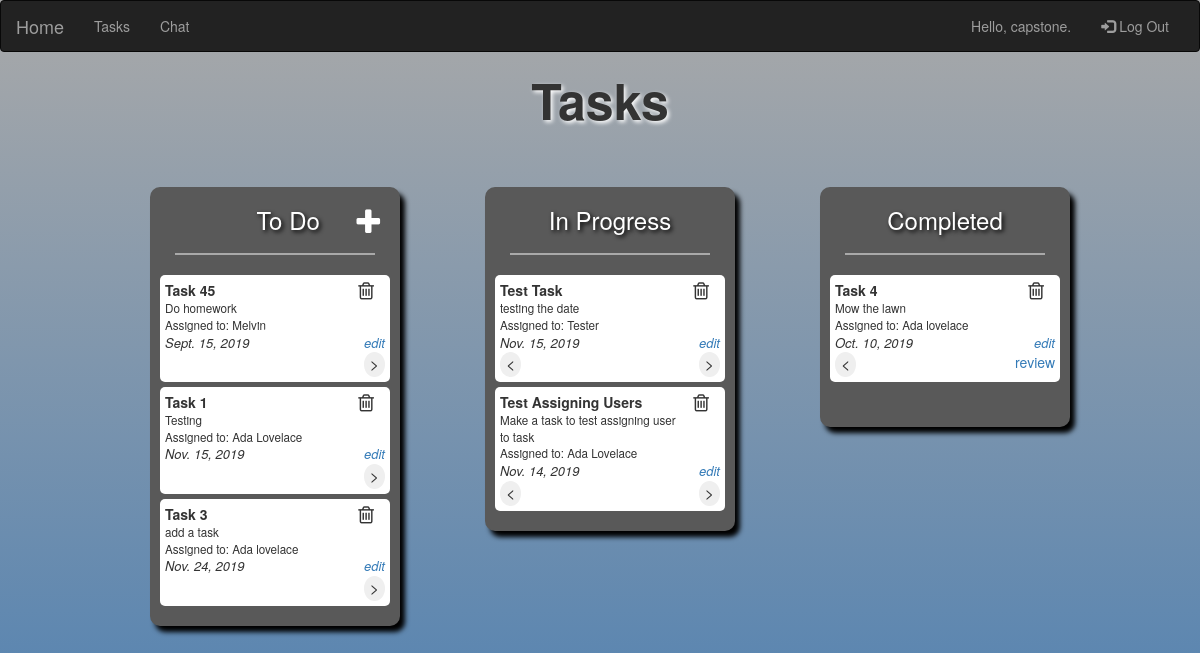
Page /tasks/ (signed in) on the committed database.
### tasks/models.py (models this page shows, shortened)
class TodoItem(models.Model):
    content = models.TextField()
    title = models.TextField(default='')
    date = models.DateField(auto_now_add=False, auto_now=False)
    user = models.TextField(default='Self')
    status = models.TextField(default="todo")

### tasks/views.py (the view)
# urls.py: path('tasks/', taskView),
def taskView(request):
    if not request.user.is_authenticated:
        return render(request, 'login/signin.html')
    todo_items = TodoItem.objects.filter(status="todo")
    todo_inProgress = TodoItem.objects.filter(status="inProgress")
    todo_completed = TodoItem.objects.filter(status="completed")
    return render(request, 'tasks.html',
                  {'todo': todo_items, 'inProgress': todo_inProgress, 'completed': todo_completed})

### csc394/templates/tasks.html (shortened to what this page needs)
<!DOCTYPE html>
<html>
<head>
    {% load staticfiles %}
    <link rel="stylesheet" type="text/css" href="{% static '/tasks/style.css' %}" />
    <link rel="stylesheet" href="https://maxcdn.bootstrapcdn.com/bootstrap/3.3.6/css/bootstrap.min.css">
    <link rel="stylesheet" href="https://cdnjs.cloudflare.com/ajax/libs/font-awesome/4.7.0/css/font-awesome.min.css">
</head>
<body style="height: 100vh; background: linear-gradient(to bottom , #a9a9a9 0%, #4C7FB2 100%)">
    <nav class="navbar navbar-inverse">
        <div class="container-fluid">
            <div class="navbar-header">
                <a class="navbar-brand" href="{% url 'login:dashboard' %}">Home</a>
            </div>
            <div class="collapse navbar-collapse" id="topNavBar">
                <ul class="nav navbar-nav">
                    <li class=""><a href="{% url 'login:taskview' %}">Tasks</a></li>
                    <li class=""><a href="{% url 'login:index' %}">Chat</a></li>
                </ul>
                <ul class="nav navbar-nav navbar-right">
                    <li class="navbar-text">Hello, {{ user.get_username }}.</a></li>
                    <li><a href="{% url 'login:logout_user' %}"><span class="glyphicon glyphicon-log-in"></span> Log
                            Out</a></li>
                </ul>
            </div>
        </div>
    </nav>
    <h1>Tasks</h1>
    <div class="task-list" id="todo">
        <header style="float: right; margin-right: 20px; margin-top: 10px;">
            <p id="open-popup-1"><i style=" font-size:30px; margin-top: 10px; color: white;" class="fa">&#xf067;</i></p>
        </header>
        <h3 style="margin-left: 70px; color: white;">To Do</h3>
        <hr>
        {% for todo_item in todo%}
        <div class="todo-task" id="taskBlock" style="min-height: xxx; overflow: hidden;">
            <div class="task-header">
                {{ todo_item.title}}
                <form action="/deleteTodo/{{todo_item.id}}/" style="float: right;" method="post">
                    <input type="submit" class="fa" value="&#xf014; "
                        style="font-size: 20px; background-color: white; border: white;" />
                </form>
            </div>
            <div class="task-description">{{ todo_item.content}}</div>
            <div class="task-assignee">Assigned to: {{ todo_item.user }}</div>
            <div class="task-date">
                {{ todo_item.date}}
                <a href="/tasks/{{todo_item.id}}/" style="float: right;">edit</a>
            </div>
            <form action='/changeStatus/{{todo_item.id}}/' method="post" style="clear: both; float: right;">
                <button type="submit" style="border-radius: 50%; border: black; font-size: medium;"> > </button>
            </form>
        </div>
        {% endfor %}
    </div>
    <div class="task-list" id="inProgress">
        <h3 style="color: white;">In Progress</h3>
        <hr>
        {% for items in inProgress%}
        <div class="todo-task" id="taskBlock" style="min-height: xxx; overflow: hidden;">
            <div class="task-header">
                {{ items.title}}
                <form action="/deleteTodo/{{items.id}}/" style="float: right;" method="post">
                    <input type="submit" class="fa" value="&#xf014; "
                        style="font-size: 20px; background-color: white; border: white;" />
                </form>
            </div>
            <div class="task-description">{{ items.content}}</div>
            <div class="task-assignee">Assigned to: {{ items.user }}</div>
            <div class="task-date">
                {{ items.date}}
                <a href="/tasks/{{items.id}}/" style="float: right;">edit</a>
            </div>
            <form action='/changeStatus/{{items.id}}/' method="post" style="clear:both; float:left; width: 50px;">
                <button class="buttons" type="submit"
                    style="display: inline-block; border-radius: 50%; border: black; font-size: medium;">
                    < </i> </button> <input type="hidden" value="todo" name="status" />
            </form>
            <form action='/changeStatus/{{items.id}}/' method="post" style="float:right;">
                <button class=" buttons" type="submit" style="border-radius: 50%; border: black; font-size: medium;">
                    >
                </button>
            </form>
        </div>
        {% endfor %}
    </div>
    <div class="task-list" id="completed">
        <h3 style="color: white;">Completed</h3>
        <hr>
        {% for items in completed%}
        <div class="todo-task" id="taskBlock" style="min-height: xxx; overflow: hidden;">
            <div class="task-header">
                {{ items.title}}
                <form action="/deleteTodo/{{items.id}}/" style="float: right;" method="post">
                    <input type="submit" class="fa" value="&#xf014; "
                        style="font-size: 20px; background-color: white; border: white;" />
                </form>
            </div>
            <div class="task-description">{{ items.content}}</div>
            <div class="task-assignee">Assigned to: {{ items.user }}</div>
            <div class="task-date">
                {{ items.date}}
                <a href="/tasks/{{items.id}}/" style="float: right;">edit</a>
            </div>
            <a href="/reviews/{{items.id}}/" style="float: right;">review</a>
            <form action='/changeStatus/{{items.id}}/' method="post" style="float: left;">
                <button type='submit' style="border-radius: 50%; border: black; font-size: medium;">
                    < </button> <input type="hidden" value="inProgress" name="status" />
            </form>
        </div>
        {% endfor %}
    </div>
</body>
</html>

### static/tasks/style.css (style rules this page uses)
body { background-color: cornflowerblue; }

### csc394/templates/tasks.html (style rules this page uses)
#todo { width: 250px; float: left; margin-top: 50px; margin-right: 80px; margin-left: 150px; background-color: #d3d3d3; min-height: 240px; border-radius: 10px; padding-bottom: 15px; box-shadow: 5px 6px 5px black; background-color: #595959; }
#inProgress { width: 250px; float: left; margin-top: 50px; margin-right: 80px; margin-left: 5px; background-color: #d3d3d3; min-height: 240px; border-radius: 10px; padding-bottom: 15px; box-shadow: 5px 6px 5px black; background-color: #595959; }
#completed { width: 250px; float: left; margin-top: 50px; margin-right: 5px; margin-left: 5px; background-color: #d3d3d3; min-height: 240px; border-radius: 10px; padding-bottom: 15px; box-shadow: 5px 6px 5px black; background-color: #595959; }
.todo-task { border-radius: 5px; background-color: #ffffff; width: 230px; margin: 5px; padding: 5px; }
.todo-task { margin-left: 10px; }
.todo-task>.task-header { font-weight: bold; }
.todo-task>.task-date { font-size: small; font-style: italic; }
.todo-task>.task-description { font-size: smaller; }
.todo-task>.task-assignee { font-size: smaller; }
h1 { text-align: center; text-shadow: 2px 2px 4px #fff; font-size: 50px; font-weight: bolder; }
h3 { text-align: center; text-shadow: 2px 2px 4px #000; }
hr { width: 80%; height: 2px; background-color: darkgray; border: 0px black; }

### rows in the picture
TodoItem: title "Task 45", content "Do homework", user "Melvin", date "Sept. 15, 2019"
TodoItem: title "Task 1", content "Testing", user "Ada Lovelace", date "Nov. 15, 2019"
TodoItem: title "Task 3", content "add a task", user "Ada lovelace", date "Nov. 24, 2019"
TodoItem: title "Test Task", content "testing the date", user "Tester", date "Nov. 15, 2019"
TodoItem: title "Test Assigning Users", content "Make a task to test assigning user to task", user "Ada Lovelace", date "Nov. 14, 2019"
TodoItem: title "Task 4", content "Mow the lawn", user "Ada lovelace", date "Oct. 10, 2019"

### other values in the picture
{{ user.get_username }} "capstone"
